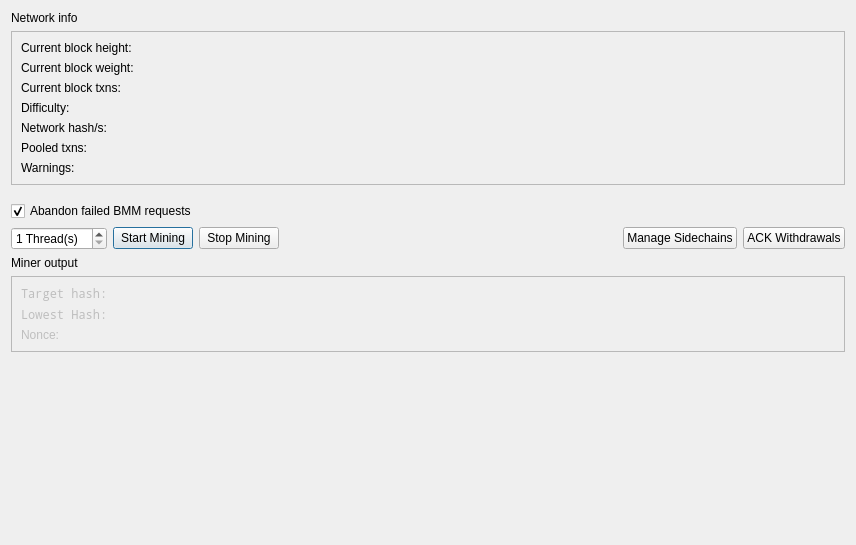
<?xml version="1.0" encoding="UTF-8"?>
<ui version="4.0">
 <class>MiningDialog</class>
 <widget class="QDialog" name="MiningDialog">
  <property name="geometry">
   <rect>
    <x>0</x>
    <y>0</y>
    <width>856</width>
    <height>545</height>
   </rect>
  </property>
  <property name="windowTitle">
   <string>Mining</string>
  </property>
  <property name="windowIcon">
   <iconset resource="../skydoge.qrc">
    <normaloff>:/icons/tx_mined</normaloff>:/icons/tx_mined</iconset>
  </property>
  <layout class="QVBoxLayout" name="verticalLayout">
   <item>
    <widget class="QLabel" name="label_2">
     <property name="text">
      <string>Network info</string>
     </property>
    </widget>
   </item>
   <item>
    <widget class="QFrame" name="frame">
     <property name="frameShape">
      <enum>QFrame::StyledPanel</enum>
     </property>
     <property name="frameShadow">
      <enum>QFrame::Raised</enum>
     </property>
     <layout class="QVBoxLayout" name="verticalLayout_2">
      <item>
       <widget class="QLabel" name="labelHeight">
        <property name="text">
         <string>Current block height: </string>
        </property>
       </widget>
      </item>
      <item>
       <widget class="QLabel" name="labelWeight">
        <property name="text">
         <string>Current block weight: </string>
        </property>
       </widget>
      </item>
      <item>
       <widget class="QLabel" name="labelTxns">
        <property name="text">
         <string>Current block txns: </string>
        </property>
       </widget>
      </item>
      <item>
       <widget class="QLabel" name="labelDiff">
        <property name="text">
         <string>Difficulty:</string>
        </property>
       </widget>
      </item>
      <item>
       <widget class="QLabel" name="labelHashps">
        <property name="text">
         <string>Network hash/s: </string>
        </property>
       </widget>
      </item>
      <item>
       <widget class="QLabel" name="labelPooled">
        <property name="text">
         <string>Pooled txns:</string>
        </property>
       </widget>
      </item>
      <item>
       <widget class="QLabel" name="labelWarnings">
        <property name="text">
         <string>Warnings:</string>
        </property>
       </widget>
      </item>
     </layout>
    </widget>
   </item>
   <item>
    <spacer name="verticalSpacer_3">
     <property name="orientation">
      <enum>Qt::Vertical</enum>
     </property>
     <property name="sizeType">
      <enum>QSizePolicy::Fixed</enum>
     </property>
     <property name="sizeHint" stdset="0">
      <size>
       <width>20</width>
       <height>10</height>
      </size>
     </property>
    </spacer>
   </item>
   <item>
    <widget class="QCheckBox" name="checkBoxAbandonFailedBMM">
     <property name="text">
      <string>Abandon failed BMM requests</string>
     </property>
     <property name="checked">
      <bool>true</bool>
     </property>
    </widget>
   </item>
   <item>
    <layout class="QHBoxLayout" name="horizontalLayout_3">
     <item>
      <widget class="QSpinBox" name="spinBoxThreads">
       <property name="buttonSymbols">
        <enum>QAbstractSpinBox::UpDownArrows</enum>
       </property>
       <property name="suffix">
        <string> Thread(s)</string>
       </property>
       <property name="minimum">
        <number>1</number>
       </property>
      </widget>
     </item>
     <item>
      <widget class="QPushButton" name="pushButtonStartMining">
       <property name="sizePolicy">
        <sizepolicy hsizetype="Maximum" vsizetype="Fixed">
         <horstretch>0</horstretch>
         <verstretch>0</verstretch>
        </sizepolicy>
       </property>
       <property name="text">
        <string>Start Mining</string>
       </property>
       <property name="icon">
        <iconset resource="../skydoge.qrc">
         <normaloff>:/icons/tx_mined</normaloff>:/icons/tx_mined</iconset>
       </property>
      </widget>
     </item>
     <item>
      <widget class="QPushButton" name="pushButtonStopMining">
       <property name="sizePolicy">
        <sizepolicy hsizetype="Maximum" vsizetype="Fixed">
         <horstretch>0</horstretch>
         <verstretch>0</verstretch>
        </sizepolicy>
       </property>
       <property name="text">
        <string>Stop Mining</string>
       </property>
       <property name="icon">
        <iconset resource="../skydoge.qrc">
         <normaloff>:/icons/quit</normaloff>:/icons/quit</iconset>
       </property>
      </widget>
     </item>
     <item>
      <spacer name="horizontalSpacer">
       <property name="orientation">
        <enum>Qt::Horizontal</enum>
       </property>
       <property name="sizeType">
        <enum>QSizePolicy::MinimumExpanding</enum>
       </property>
       <property name="sizeHint" stdset="0">
        <size>
         <width>80</width>
         <height>20</height>
        </size>
       </property>
      </spacer>
     </item>
     <item>
      <widget class="QPushButton" name="pushButtonAddRemove">
       <property name="text">
        <string>Manage Sidechains</string>
       </property>
       <property name="icon">
        <iconset resource="../skydoge.qrc">
         <normaloff>:/icons/options</normaloff>:/icons/options</iconset>
       </property>
      </widget>
     </item>
     <item>
      <widget class="QPushButton" name="pushButtonWithdrawalVote">
       <property name="text">
        <string>ACK Withdrawals</string>
       </property>
      </widget>
     </item>
    </layout>
   </item>
   <item>
    <widget class="QLabel" name="labelMinerOutput">
     <property name="text">
      <string>Miner output</string>
     </property>
    </widget>
   </item>
   <item>
    <widget class="QFrame" name="frameMiningOutput">
     <property name="enabled">
      <bool>false</bool>
     </property>
     <property name="frameShape">
      <enum>QFrame::StyledPanel</enum>
     </property>
     <property name="frameShadow">
      <enum>QFrame::Raised</enum>
     </property>
     <layout class="QVBoxLayout" name="verticalLayout_3">
      <item>
       <widget class="QLabel" name="labelHashTarget">
        <property name="font">
         <font>
          <family>Noto Mono</family>
         </font>
        </property>
        <property name="text">
         <string>Target hash: </string>
        </property>
       </widget>
      </item>
      <item>
       <widget class="QLabel" name="labelHashBest">
        <property name="font">
         <font>
          <family>Noto Mono</family>
         </font>
        </property>
        <property name="text">
         <string>Lowest Hash:</string>
        </property>
       </widget>
      </item>
      <item>
       <widget class="QLabel" name="labelNonce">
        <property name="text">
         <string>Nonce:</string>
        </property>
       </widget>
      </item>
     </layout>
    </widget>
   </item>
   <item>
    <spacer name="verticalSpacer">
     <property name="orientation">
      <enum>Qt::Vertical</enum>
     </property>
     <property name="sizeHint" stdset="0">
      <size>
       <width>20</width>
       <height>40</height>
      </size>
     </property>
    </spacer>
   </item>
  </layout>
 </widget>
 <resources>
  <include location="../skydoge.qrc"/>
 </resources>
 <connections/>
</ui>
